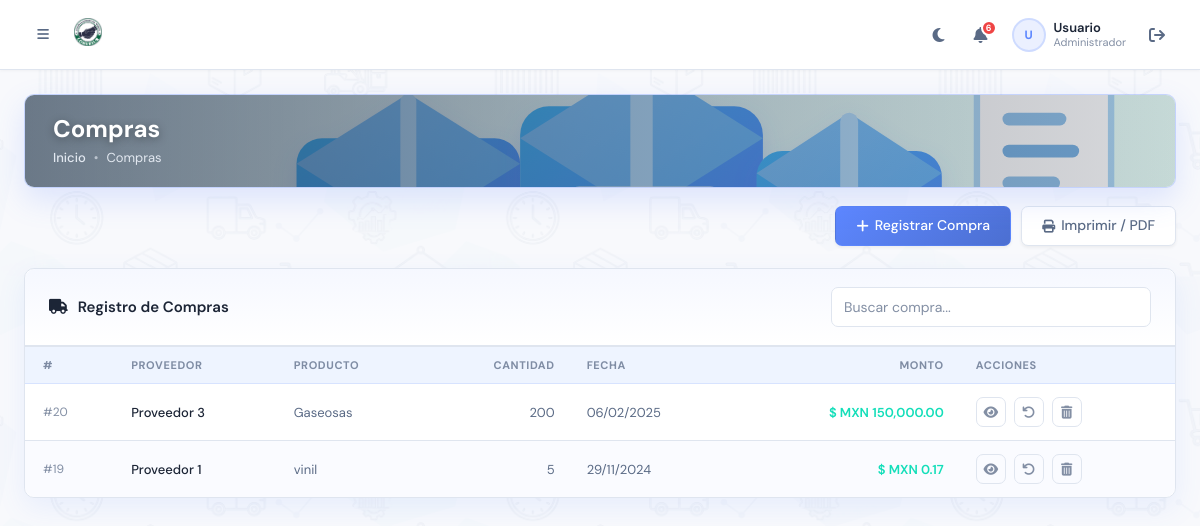
/gestion_compras.php (signed in), run on the app's committed database.
### tables this page shows
CREATE TABLE `Compras` (
  `id_compra` int(11) NOT NULL,
  `id_proveedor` int(11) DEFAULT NULL,
  `nombre_producto` varchar(100) NOT NULL,
  `cantidad_comprada` int(11) NOT NULL,
  `fecha_compra` datetime DEFAULT NULL,
  `monto_total` decimal(10,2) DEFAULT NULL,
  `estado` varchar(50) DEFAULT 'En Curso'
);

CREATE TABLE `Proveedores` (
  `id_proveedor` int(11) NOT NULL,
  `nombre_proveedor` varchar(100) DEFAULT NULL,
  `telefono` varchar(15) DEFAULT NULL,
  `email` varchar(100) DEFAULT NULL,
  `direccion` text DEFAULT NULL
);

### utils/pagination.php (called while the page is built, shortened)
<?php
function getPaginationParams(int $defaultLimit = 25): array {
    $page  = max(1, intval($_GET['page'] ?? 1));
    $limit = in_array(intval($_GET['limit'] ?? $defaultLimit), [10, 25, 50, 100])
        ? intval($_GET['limit'] ?? $defaultLimit)
        : $defaultLimit;
    $offset = ($page - 1) * $limit;
    return ['page' => $page, 'limit' => $limit, 'offset' => $offset];
}

### utils/db.php (called while the page is built, shortened)
<?php
function dbQuery(mysqli $conn, string $sql, string $types = '', mixed ...$params): mysqli_result|bool {
    $stmt = $conn->prepare($sql);
    if ($types && $params) {
        $stmt->bind_param($types, ...$params);
    }
    if (!$stmt->execute()) {
        error_log("DB execute error: " . $stmt->error . " | SQL: $sql");
        $stmt->close();
        return false;
    }
    $result = $stmt->get_result();
    return $result ?: true;
}
function dbFetchAll(mysqli $conn, string $sql, string $types = '', mixed ...$params): array {
    $result = dbQuery($conn, $sql, $types, ...$params);
    return $result->fetch_all(MYSQLI_ASSOC);
}

### utils/system_settings.php (called while the page is built, shortened)
<?php
function getSystemCurrencyMap(): array
{
    return [
        'MXN' => ['label' => '$ MXN', 'symbol' => '$ MXN'],
        'USD' => ['label' => 'USD $', 'symbol' => 'USD $'],
        'EUR' => ['label' => 'EUR €', 'symbol' => '€'],
    ];
}
function getSystemSettingsDefaults(): array
{
    return [
        'umbral_stock_bajo'            => 5,
        'permitir_inventario_negativo' => 0,
        'categorizacion_automatica'    => 0,
        'logo_path'                    => null,
        'banner_imagen'                => null,
        'banner_overlay_color'         => '#0f172a',
        'banner_overlay_opacidad'      => 0.56,
        'banner_texto_primario'        => '#ffffff',
        'banner_texto_secundario'      => '#e2e8f0',
        'color_acento'                 => '#5d87ff',
        'nombre_instancia'             => 'Master Inventario',
        'moneda_codigo'                => 'MXN',
        'posicion_moneda'              => 'antes',
        'formato_fecha'                => 'd/m/Y',
        'formato_hora'                 => 'H:i',
        'zona_horaria'                 => 'America/Mexico_City',
        'densidad_tablas'              => 'comoda',
        'modo_oscuro_permanente'       => 0,
        'logs_actividad'               => 1,
        'tamano_fuente'                => 'mediano',
        'bg_imagen'                    => null,
        'bg_opacidad'                  => 0.22,
    ];
}
function getSystemSettings(): array
{
    if (isset($GLOBALS['SYSTEM_SETTINGS']) && is_array($GLOBALS['SYSTEM_SETTINGS'])) {
        return $GLOBALS['SYSTEM_SETTINGS'];
    }
    return getSystemSettingsDefaults();
}
function systemSetting(string $key, mixed $default = null): mixed
{
    $settings = getSystemSettings();
    return $settings[$key] ?? $default;
}
function appCurrencySymbol(): string
{
    $map = getSystemCurrencyMap();
    $code = systemSetting('moneda_codigo', 'MXN');
    return $map[$code]['symbol'] ?? '$ MXN';
}
function appFormatCurrency(float $amount, int $decimals = 2): string
{
    $symbol = appCurrencySymbol();
    $position = systemSetting('posicion_moneda', 'antes');
    $sign = $amount < 0 ? '-' : '';
    $formatted = number_format(abs($amount), $decimals, '.', ',');
    return $sign . $symbol . ' ' . $formatted;
}
function parseDateToTimestamp(mixed $value): ?int
{
    if (is_int($value)) return $value;
    $ts = strtotime((string)$value);
    return $ts !== false ? $ts : null;
}
function appFormatDate(mixed $value): string
{
    $ts = parseDateToTimestamp($value);
    $format = systemSetting('formato_fecha', 'd/m/Y');
    return date($format, $ts);
}

### gestion_compras.php (the view, shortened to what this page needs)
<?php
require_once 'config.php';
$is_admin = isset($_SESSION['user_role']) && $_SESSION['user_role'] === 'Administrador';
['page' => $page, 'limit' => $limit, 'offset' => $offset] = getPaginationParams(25);
$compras = dbFetchAll($conn,
    "SELECT C.id_compra, P.nombre_proveedor AS proveedor, C.nombre_producto, C.cantidad_comprada, C.fecha_compra, C.monto_total
     FROM Compras C
     JOIN Proveedores P ON C.id_proveedor = P.id_proveedor
     ORDER BY C.fecha_compra DESC LIMIT ? OFFSET ?",
    "ii", $limit, $offset
);
include('layout/sidebar.php');
?>
<div class="page-banner">
    <div class="page-banner-content">
        <h1>Compras</h1>
        <div class="page-banner-breadcrumb">
            <a href="dashboard.php">Inicio</a>
            <span class="sep">•</span>
            <span>Compras</span>
        </div>
    </div>
    <img src="assets/images/breadcrumb/inventario_productos_banner.svg" alt="Banner de inventario de productos" class="page-banner-img">
</div>
<div class="module-actions-row">
    <?php if ($is_admin): ?>
    <button type="button" class="btn-primary-master" onclick="openModal('createPurchaseModal')">
        <i class="fas fa-plus"></i> Registrar Compra
    </button>
    <?php endif; ?>
    <button type="button" class="btn-secondary-master btn-print-module" onclick="window.print()">
        <i class="fas fa-print"></i> Imprimir / PDF
    </button>
</div>
<div class="card-master">
    <div class="card-header-master">
        <h3><i class="fas fa-truck icon-cyan"></i>Registro de Compras</h3>
        <div class="table-search-wrap no-icon">
            <input type="text" id="tableSearchPurchases" class="table-search-input" placeholder="Buscar compra...">
        </div>
    </div>
    <?php if (!empty($compras)): ?>
    <div class="table-wrap">
        <table class="data-table" id="purchasesTable">
            <thead>
                <tr>
                    <th>#</th>
                    <th>Proveedor</th>
                    <th>Producto</th>
                    <th style="text-align:right;">Cantidad</th>
                    <th>Fecha</th>
                    <th style="text-align:right;">Monto</th>
                    <th>Acciones</th>
                </tr>
            </thead>
            <tbody>
                <?php foreach ($compras as $row): ?>
                <tr>
                    <td class="td-muted">#<?= htmlspecialchars($row['id_compra']) ?></td>
                    <td class="td-primary"><?= htmlspecialchars($row['proveedor']) ?></td>
                    <td><?= htmlspecialchars($row['nombre_producto']) ?></td>
                    <td class="num"><?= htmlspecialchars($row['cantidad_comprada']) ?></td>
                    <td><?= htmlspecialchars(appFormatDate($row['fecha_compra']), ENT_QUOTES, 'UTF-8') ?></td>
                    <td class="td-amount"><?= htmlspecialchars(appFormatCurrency((float)$row['monto_total']), ENT_QUOTES, 'UTF-8') ?></td>
                    <td>
                        <div class="td-actions">
                            <button class="btn-icon" title="Ver Detalles" onclick="openEditModal(<?= intval($row['id_compra']) ?>)">
                                <i class="fas fa-eye"></i>
                            </button>
                            <?php if ($is_admin): ?>
                            <a href="gestion_compras.php?return=<?= intval($row['id_compra']) ?>" class="btn-icon warn" title="Regresar Compra" onclick="return confirm('¿Regresar esta compra? El inventario será actualizado.');">
                                <i class="fas fa-undo"></i>
                            </a>
                            <a href="gestion_compras.php?delete=<?= intval($row['id_compra']) ?>" class="btn-icon danger" title="Eliminar" onclick="return confirm('¿Eliminar esta compra definitivamente?');">
                                <i class="fas fa-trash-alt"></i>
                            </a>
                            <?php endif; ?>
                        </div>
                    </td>
                </tr>
                <?php endforeach; ?>
            </tbody>
        </table>
    </div>
    <?php endif; ?>
</div>
<?php include('layout/footer_main.php'); ?>

### styles/template-theme.css (style rules this page uses)
:root { --primary: #5d87ff; --secondary: #49beff; --success: #13deb9; --warning: #f6b51e; --error: #ef4444; --info: #8754ec; --dark: #1c2536; --white: #ffffff; --bodytext: rgba(90, 106, 133, 0.75); --lightprimary: rgba(93, 135, 255, 0.12); --lightsecondary: rgba(73, 190, 255, 0.12); --lightsuccess: rgba(19, 222, 185, 0.12); --lightwarning: rgba(246, 181, 30, 0.12); --lighterror: rgba(239, 68, 68, 0.12); --lightinfo: rgba(135, 84, 236, 0.12); --primaryemphasis: color-mix(in srgb, #5d87ff 80%, #000); --secondaryemphasis: color-mix(in srgb, #49beff 80%, #000); --successemphasis: color-mix(in srgb, #13deb9 80%, #000); --warningemphasis: color-mix(in srgb, #f6b51e 80%, #000); --erroremphasis: color-mix(in srgb, #ef4444 80%, #000); --infoemphasis: color-mix(in srgb, #8754ec 80%, #000); --sidebar-width: 270px; --header-height: 70px; --bg-body: #f6f8fb; --bg-sidebar: #ffffff; --bg-card: #ffffff; --text-heading: #1c2536; --text-body: #5a6a85; --text-muted: rgba(90, 106, 133, 0.75); --text-primary: #1c2536; --text-secondary: #5a6a85; --accent-cyan: #49beff; --accent-pink: #f06292; --accent-violet: #8754ec; --bg-card-alt: #f8faff; --bg-soft: #eef4ff; --bg-soft-2: #edf9ff; --border-color: #dfe5ef; --shadow-sm: 0 0.125rem 0.25rem rgba(0, 0, 0, 0.055); --shadow-md: 0 1px 4px rgba(133, 146, 173, 0.2); --shadow-card: 0 2px 20px rgba(93, 135, 255, 0.06); --card-glow: 0 10px 28px rgba(93, 135, 255, 0.10); --shadow-lg: 0 10px 40px rgba(0, 0, 0, 0.12); --radius-sm: 4px; --radius-md: 7px; --radius-lg: 10px; --radius-xl: 14px; --space-1: 8px; --space-2: 16px; --space-3: 24px; --space-4: 32px; --transition-speed: 0.2s; --transition-ease: ease-in-out; }
*, *::before, *::after { box-sizing: border-box; margin: 0; padding: 0; }
html, body { height: 100%; font-family: 'DM Sans', 'Inter', -apple-system, BlinkMacSystemFont, sans-serif; background: var(--bg-body); color: var(--text-body); overflow-x: hidden; font-size: 14px; line-height: 1.5; }
body::before { content: ''; position: fixed; inset: 0; background-image: url('../assets/images/bg/pattern-bg.png'); background-repeat: repeat; background-size: 900px auto; background-position: top center; opacity: 0.22; pointer-events: none; z-index: 0; transition: opacity 0.4s ease, filter 0.4s ease; }
a { text-decoration: none; color: inherit; }
img { max-width: 100%; }
button { cursor: pointer; font-family: inherit; }
input, select, textarea { font-family: inherit; }
.card-master { background: var(--bg-card); border-radius: var(--radius-lg); border: 1px solid var(--border-color); box-shadow: var(--card-glow); overflow: hidden; transition: transform var(--transition-speed) var(--transition-ease), box-shadow var(--transition-speed) var(--transition-ease); }
.data-table { width: 100%; border-collapse: collapse; font-size: 13px; }
.data-table thead th { text-align: left; padding: 10px 14px; font-size: 11px; font-weight: 700; text-transform: uppercase; letter-spacing: 0.6px; color: var(--text-muted); border-bottom: 1px solid var(--border-color); background: transparent; white-space: nowrap; }
.data-table tbody td { padding: 13px 14px; border-bottom: 1px solid var(--border-color); color: var(--text-body); vertical-align: middle; }
.data-table tbody tr { transition: background 0.12s; }
.data-table tbody tr:last-child td { border-bottom: none; }
.form-control, input[type="text"], input[type="email"], input[type="password"], input[type="number"], input[type="tel"], input[type="date"], select, textarea { width: 100%; padding: 10px 14px; border: 1px solid var(--border-color); border-radius: var(--radius-md); font-size: 14px; color: var(--dark); background: var(--white); outline: none; transition: all 0.18s; font-family: inherit; }
.form-control::placeholder, input::placeholder, textarea::placeholder { color: var(--text-muted); }
*, *::before, *::after { transition-property: background-color, border-color, color; transition-duration: var(--transition-speed); transition-timing-function: var(--transition-ease); }

### data on the page
compras: id_compra "20", id_proveedor.nombre_proveedor "Proveedor 3", nombre_producto "Gaseosas", cantidad_comprada "200", fecha_compra "06/02/2025", monto_total "$ MXN 150,000.00"
compras: id_compra "19", id_proveedor.nombre_proveedor "Proveedor 1", nombre_producto "vinil", cantidad_comprada "5", fecha_compra "29/11/2024", monto_total "$ MXN 0.17"

### other printed values
$alertas_nav "6"
mb_substr($user_nombre, 0, 1) "U"
$user_nombre "Usuario"
$user_role "Administrador"
